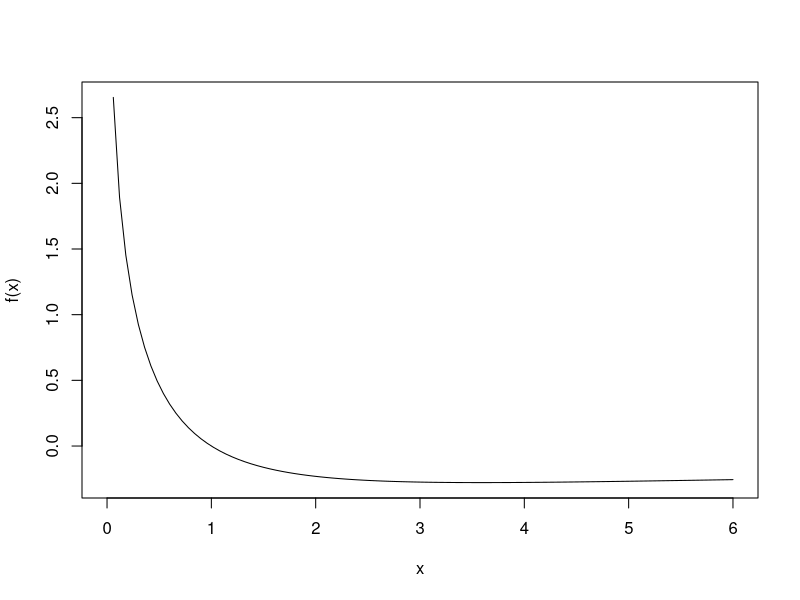
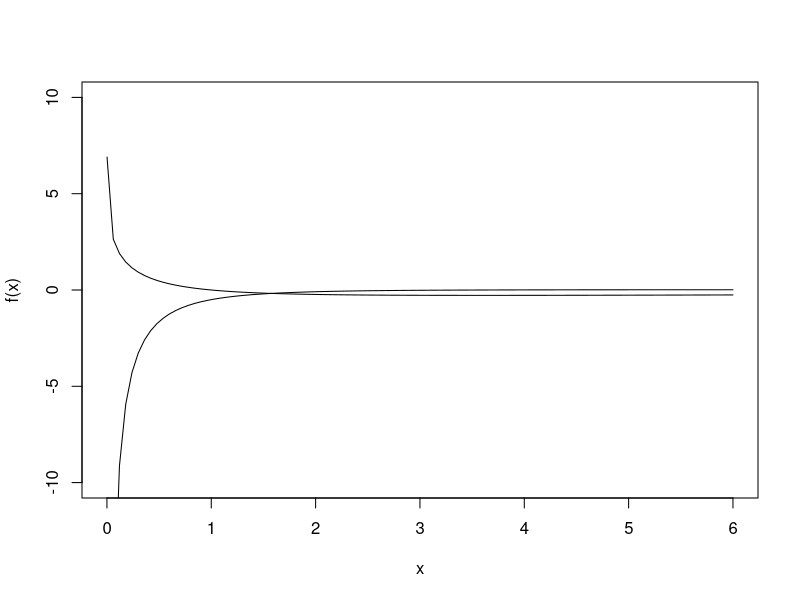

Reproduce these figures in R, in order.
## ---- chunk 1
f_x <- function(x){
  return(-log(x)/(1+x))
}
f_x(0)
f_x(2)
## ---- chunk 2
curve(f_x,from=0,to=6,ylab='f(x)')
## ---- chunk 3
diff.quot <- function(x,h=.0001){
  return((f_x(x+h)-f_x(x))/h)
}
## ---- chunk 4
curve(f_x,from=0.001,to=6,ylab='f(x)',ylim=c(-10,10))
curve(diff.quot,from=0,to=6,add=T)
## ---- chunk 5
basic.grad.descent <- function(x,max.iter=10000,stop.deriv=1e-10,h=0.0001,step.scale=.5){
  iter <- 0
  deriv <- Inf
  
  for (i in 1:max.iter){
    iter <- iter + 1
    deriv <- diff.quot(x=x,h=h)
    x <- x-step.scale*deriv
    if (abs(deriv) < stop.deriv){
      break()
    }
  }
  fit <- list(x=x,min=f_x(x),iteration=iter,converged=(iter<max.iter))
  return(fit)
}

basic.grad.descent(1)
## ---- chunk 6
nlm(f_x,1)
